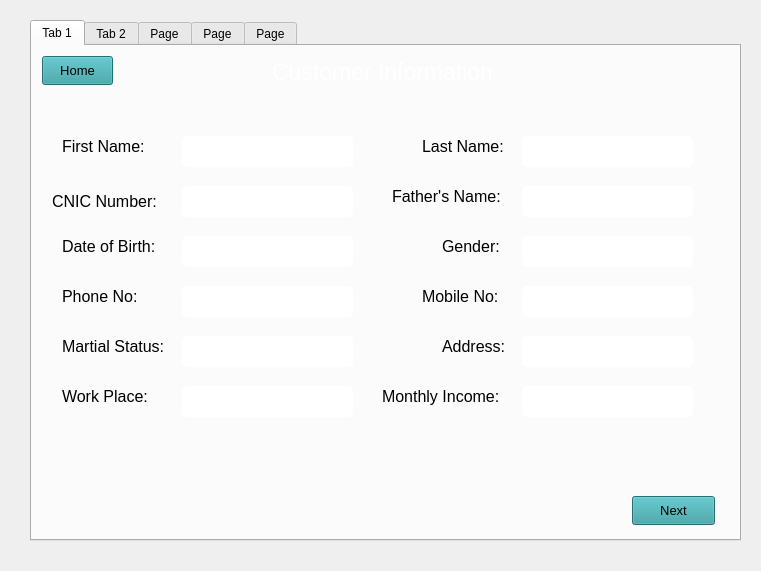
<?xml version="1.0" encoding="UTF-8"?>
<ui version="4.0">
 <class>Form</class>
 <widget class="QWidget" name="Form">
  <property name="geometry">
   <rect>
    <x>0</x>
    <y>0</y>
    <width>761</width>
    <height>571</height>
   </rect>
  </property>
  <property name="windowTitle">
   <string>Form</string>
  </property>
  <widget class="QTabWidget" name="tabWidget">
   <property name="enabled">
    <bool>true</bool>
   </property>
   <property name="geometry">
    <rect>
     <x>30</x>
     <y>20</y>
     <width>711</width>
     <height>521</height>
    </rect>
   </property>
   <property name="styleSheet">
    <string notr="true">*{
	 font-family: &quot;Segoe UI&quot;;

}
QLabel{
color: white

}</string>
   </property>
   <property name="currentIndex">
    <number>0</number>
   </property>
   <widget class="QWidget" name="tab">
    <property name="styleSheet">
     <string notr="true">QLineEdit{
background: rgb(197, 197, 197);
border-radius:5px;
font: 11pt &quot;Segoe UI&quot;;
}
QLabel {
color: black;

}</string>
    </property>
    <attribute name="title">
     <string>Tab 1</string>
    </attribute>
    <widget class="QLabel" name="c_first_name">
     <property name="geometry">
      <rect>
       <x>30</x>
       <y>90</y>
       <width>91</width>
       <height>21</height>
      </rect>
     </property>
     <property name="styleSheet">
      <string notr="true">
font: 700 9pt &quot;Segoe UI&quot;;
font-size: 16px;
</string>
     </property>
     <property name="text">
      <string>First Name:</string>
     </property>
    </widget>
    <widget class="QLineEdit" name="lineEdit">
     <property name="geometry">
      <rect>
       <x>150</x>
       <y>90</y>
       <width>171</width>
       <height>31</height>
      </rect>
     </property>
     <property name="styleSheet">
      <string notr="true">background-color: rgb(255, 255, 255);

font: 11pt &quot;Segoe UI&quot;;
color: black</string>
     </property>
    </widget>
    <widget class="QLineEdit" name="lineEdit_2">
     <property name="geometry">
      <rect>
       <x>490</x>
       <y>90</y>
       <width>171</width>
       <height>31</height>
      </rect>
     </property>
     <property name="styleSheet">
      <string notr="true">background-color: rgb(255, 255, 255);

font: 11pt &quot;Segoe UI&quot;;
color: black</string>
     </property>
    </widget>
    <widget class="QLabel" name="c_last_name">
     <property name="geometry">
      <rect>
       <x>390</x>
       <y>90</y>
       <width>101</width>
       <height>21</height>
      </rect>
     </property>
     <property name="styleSheet">
      <string notr="true">
font: 700 9pt &quot;Segoe UI&quot;;
font-size: 16px;
</string>
     </property>
     <property name="text">
      <string>Last Name:</string>
     </property>
    </widget>
    <widget class="QLineEdit" name="lineEdit_3">
     <property name="geometry">
      <rect>
       <x>150</x>
       <y>140</y>
       <width>171</width>
       <height>31</height>
      </rect>
     </property>
     <property name="styleSheet">
      <string notr="true">background-color: rgb(255, 255, 255);

font: 11pt &quot;Segoe UI&quot;;
color: black</string>
     </property>
    </widget>
    <widget class="QLabel" name="c_cnic">
     <property name="geometry">
      <rect>
       <x>20</x>
       <y>140</y>
       <width>121</width>
       <height>31</height>
      </rect>
     </property>
     <property name="styleSheet">
      <string notr="true">
font: 700 9pt &quot;Segoe UI&quot;;
font-size: 16px;</string>
     </property>
     <property name="text">
      <string>CNIC Number:</string>
     </property>
    </widget>
    <widget class="QLineEdit" name="lineEdit_4">
     <property name="geometry">
      <rect>
       <x>490</x>
       <y>140</y>
       <width>171</width>
       <height>31</height>
      </rect>
     </property>
     <property name="styleSheet">
      <string notr="true">background-color: rgb(255, 255, 255);

font: 11pt &quot;Segoe UI&quot;;
color: black</string>
     </property>
    </widget>
    <widget class="QLabel" name="c_father_name">
     <property name="geometry">
      <rect>
       <x>360</x>
       <y>140</y>
       <width>121</width>
       <height>21</height>
      </rect>
     </property>
     <property name="styleSheet">
      <string notr="true">
font: 700 9pt &quot;Segoe UI&quot;;
font-size: 16px;
</string>
     </property>
     <property name="text">
      <string>Father's Name:</string>
     </property>
    </widget>
    <widget class="QLineEdit" name="lineEdit_5">
     <property name="geometry">
      <rect>
       <x>150</x>
       <y>190</y>
       <width>171</width>
       <height>31</height>
      </rect>
     </property>
     <property name="styleSheet">
      <string notr="true">background-color: rgb(255, 255, 255);

font: 11pt &quot;Segoe UI&quot;;
color: black</string>
     </property>
    </widget>
    <widget class="QLabel" name="c_dob">
     <property name="geometry">
      <rect>
       <x>30</x>
       <y>190</y>
       <width>101</width>
       <height>21</height>
      </rect>
     </property>
     <property name="styleSheet">
      <string notr="true">
font: 700 9pt &quot;Segoe UI&quot;;
font-size: 16px;
</string>
     </property>
     <property name="text">
      <string>Date of Birth:</string>
     </property>
    </widget>
    <widget class="QLineEdit" name="lineEdit_6">
     <property name="geometry">
      <rect>
       <x>490</x>
       <y>190</y>
       <width>171</width>
       <height>31</height>
      </rect>
     </property>
     <property name="styleSheet">
      <string notr="true">background-color: rgb(255, 255, 255);

font: 11pt &quot;Segoe UI&quot;;
color: black</string>
     </property>
    </widget>
    <widget class="QLabel" name="c_gender">
     <property name="geometry">
      <rect>
       <x>410</x>
       <y>190</y>
       <width>71</width>
       <height>21</height>
      </rect>
     </property>
     <property name="styleSheet">
      <string notr="true">
font: 700 9pt &quot;Segoe UI&quot;;
font-size: 16px;
</string>
     </property>
     <property name="text">
      <string>Gender:</string>
     </property>
    </widget>
    <widget class="QLineEdit" name="lineEdit_7">
     <property name="geometry">
      <rect>
       <x>150</x>
       <y>240</y>
       <width>171</width>
       <height>31</height>
      </rect>
     </property>
     <property name="styleSheet">
      <string notr="true">background-color: rgb(255, 255, 255);

font: 11pt &quot;Segoe UI&quot;;
color: black</string>
     </property>
    </widget>
    <widget class="QLabel" name="c_phone">
     <property name="geometry">
      <rect>
       <x>30</x>
       <y>240</y>
       <width>91</width>
       <height>21</height>
      </rect>
     </property>
     <property name="styleSheet">
      <string notr="true">
font: 700 9pt &quot;Segoe UI&quot;;
font-size: 16px;
</string>
     </property>
     <property name="text">
      <string>Phone No:</string>
     </property>
    </widget>
    <widget class="QLineEdit" name="lineEdit_8">
     <property name="geometry">
      <rect>
       <x>490</x>
       <y>240</y>
       <width>171</width>
       <height>31</height>
      </rect>
     </property>
     <property name="styleSheet">
      <string notr="true">background-color: rgb(255, 255, 255);

font: 11pt &quot;Segoe UI&quot;;
color: black</string>
     </property>
    </widget>
    <widget class="QLabel" name="c_mobile">
     <property name="geometry">
      <rect>
       <x>390</x>
       <y>240</y>
       <width>91</width>
       <height>21</height>
      </rect>
     </property>
     <property name="styleSheet">
      <string notr="true">
font: 700 9pt &quot;Segoe UI&quot;;
font-size: 16px;
</string>
     </property>
     <property name="text">
      <string>Mobile No:</string>
     </property>
    </widget>
    <widget class="QLineEdit" name="lineEdit_9">
     <property name="geometry">
      <rect>
       <x>150</x>
       <y>290</y>
       <width>171</width>
       <height>31</height>
      </rect>
     </property>
     <property name="styleSheet">
      <string notr="true">background-color: rgb(255, 255, 255);

font: 11pt &quot;Segoe UI&quot;;
color: black</string>
     </property>
    </widget>
    <widget class="QLabel" name="label_11">
     <property name="geometry">
      <rect>
       <x>30</x>
       <y>290</y>
       <width>111</width>
       <height>21</height>
      </rect>
     </property>
     <property name="styleSheet">
      <string notr="true">
font: 700 9pt &quot;Segoe UI&quot;;
font-size: 16px;
</string>
     </property>
     <property name="text">
      <string>Martial Status:</string>
     </property>
    </widget>
    <widget class="QLineEdit" name="lineEdit_10">
     <property name="geometry">
      <rect>
       <x>490</x>
       <y>290</y>
       <width>171</width>
       <height>31</height>
      </rect>
     </property>
     <property name="styleSheet">
      <string notr="true">background-color: rgb(255, 255, 255);

font: 11pt &quot;Segoe UI&quot;;
color: black</string>
     </property>
    </widget>
    <widget class="QLabel" name="label_12">
     <property name="geometry">
      <rect>
       <x>410</x>
       <y>290</y>
       <width>81</width>
       <height>21</height>
      </rect>
     </property>
     <property name="styleSheet">
      <string notr="true">
font: 700 9pt &quot;Segoe UI&quot;;
font-size: 16px;
</string>
     </property>
     <property name="text">
      <string>Address:</string>
     </property>
    </widget>
    <widget class="QLineEdit" name="lineEdit_12">
     <property name="geometry">
      <rect>
       <x>490</x>
       <y>340</y>
       <width>171</width>
       <height>31</height>
      </rect>
     </property>
     <property name="styleSheet">
      <string notr="true">background-color: rgb(255, 255, 255);

font: 11pt &quot;Segoe UI&quot;;
color: black</string>
     </property>
    </widget>
    <widget class="QLabel" name="label_14">
     <property name="geometry">
      <rect>
       <x>350</x>
       <y>340</y>
       <width>141</width>
       <height>21</height>
      </rect>
     </property>
     <property name="styleSheet">
      <string notr="true">
font: 700 9pt &quot;Segoe UI&quot;;
font-size: 16px;
</string>
     </property>
     <property name="text">
      <string>Monthly Income:</string>
     </property>
    </widget>
    <widget class="QLabel" name="label_13">
     <property name="geometry">
      <rect>
       <x>30</x>
       <y>340</y>
       <width>101</width>
       <height>21</height>
      </rect>
     </property>
     <property name="styleSheet">
      <string notr="true">
font: 700 9pt &quot;Segoe UI&quot;;
font-size: 16px;
</string>
     </property>
     <property name="text">
      <string>Work Place:</string>
     </property>
    </widget>
    <widget class="QLineEdit" name="lineEdit_11">
     <property name="geometry">
      <rect>
       <x>150</x>
       <y>340</y>
       <width>171</width>
       <height>31</height>
      </rect>
     </property>
     <property name="styleSheet">
      <string notr="true">background-color: rgb(255, 255, 255);

font: 11pt &quot;Segoe UI&quot;;
color: black</string>
     </property>
    </widget>
    <widget class="QLabel" name="label_3">
     <property name="geometry">
      <rect>
       <x>240</x>
       <y>10</y>
       <width>261</width>
       <height>31</height>
      </rect>
     </property>
     <property name="styleSheet">
      <string notr="true">font: 700 9pt &quot;Segoe UI&quot;;
font-size: 23px;
color: white</string>
     </property>
     <property name="text">
      <string>Customer Information</string>
     </property>
    </widget>
    <widget class="QPushButton" name="Next1">
     <property name="geometry">
      <rect>
       <x>600</x>
       <y>450</y>
       <width>83</width>
       <height>29</height>
      </rect>
     </property>
     <property name="styleSheet">
      <string notr="true">background-color: rgb(52, 156, 161);
font: 700 9pt &quot;Segoe UI&quot;;
font-size: 13px;
color: black;
</string>
     </property>
     <property name="text">
      <string>Next</string>
     </property>
    </widget>
    <widget class="QPushButton" name="Home1">
     <property name="geometry">
      <rect>
       <x>10</x>
       <y>10</y>
       <width>71</width>
       <height>29</height>
      </rect>
     </property>
     <property name="styleSheet">
      <string notr="true">background-color: rgb(52, 156, 161);
font: 700 9pt &quot;Segoe UI&quot;;
font-size: 13px;
color: black;</string>
     </property>
     <property name="text">
      <string>Home</string>
     </property>
    </widget>
    <widget class="QLabel" name="label_36">
     <property name="geometry">
      <rect>
       <x>-10</x>
       <y>0</y>
       <width>721</width>
       <height>501</height>
      </rect>
     </property>
     <property name="styleSheet">
      <string notr="true">QLabel{
color: white

}</string>
     </property>
     <property name="text">
      <string/>
     </property>
     <property name="pixmap">
      <pixmap>../assets/background-2.jpg</pixmap>
     </property>
     <property name="scaledContents">
      <bool>true</bool>
     </property>
    </widget>
    <zorder>label_36</zorder>
    <zorder>c_first_name</zorder>
    <zorder>lineEdit</zorder>
    <zorder>lineEdit_2</zorder>
    <zorder>c_last_name</zorder>
    <zorder>lineEdit_3</zorder>
    <zorder>c_cnic</zorder>
    <zorder>lineEdit_4</zorder>
    <zorder>c_father_name</zorder>
    <zorder>lineEdit_5</zorder>
    <zorder>c_dob</zorder>
    <zorder>lineEdit_6</zorder>
    <zorder>c_gender</zorder>
    <zorder>lineEdit_7</zorder>
    <zorder>c_phone</zorder>
    <zorder>lineEdit_8</zorder>
    <zorder>c_mobile</zorder>
    <zorder>lineEdit_9</zorder>
    <zorder>label_11</zorder>
    <zorder>lineEdit_10</zorder>
    <zorder>label_12</zorder>
    <zorder>lineEdit_12</zorder>
    <zorder>label_14</zorder>
    <zorder>label_13</zorder>
    <zorder>lineEdit_11</zorder>
    <zorder>label_3</zorder>
    <zorder>Next1</zorder>
    <zorder>Home1</zorder>
   </widget>
   <widget class="QWidget" name="tab_2">
    <property name="styleSheet">
     <string notr="true">QLineEdit{
background: rgb(197, 197, 197);
border-radius:5px;
font: 11pt &quot;Segoe UI&quot;;
}
QLabel {
color: black;

}</string>
    </property>
    <attribute name="title">
     <string>Tab 2</string>
    </attribute>
    <widget class="QLabel" name="label_17">
     <property name="geometry">
      <rect>
       <x>260</x>
       <y>20</y>
       <width>271</width>
       <height>31</height>
      </rect>
     </property>
     <property name="styleSheet">
      <string notr="true">color: white;
font: 700 9pt &quot;Segoe UI&quot;;
font-size: 23px</string>
     </property>
     <property name="text">
      <string>Gaurantor Information</string>
     </property>
    </widget>
    <widget class="QLineEdit" name="lineEdit_16">
     <property name="geometry">
      <rect>
       <x>470</x>
       <y>110</y>
       <width>171</width>
       <height>31</height>
      </rect>
     </property>
     <property name="styleSheet">
      <string notr="true">background-color: rgb(255, 255, 255);

font: 11pt &quot;Segoe UI&quot;;
color: black
</string>
     </property>
    </widget>
    <widget class="QLabel" name="label_19">
     <property name="geometry">
      <rect>
       <x>370</x>
       <y>110</y>
       <width>101</width>
       <height>21</height>
      </rect>
     </property>
     <property name="styleSheet">
      <string notr="true">
font: 700 9pt &quot;Segoe UI&quot;;
font-size: 16px;
</string>
     </property>
     <property name="text">
      <string>Last Name:</string>
     </property>
    </widget>
    <widget class="QLineEdit" name="lineEdit_17">
     <property name="geometry">
      <rect>
       <x>160</x>
       <y>170</y>
       <width>171</width>
       <height>31</height>
      </rect>
     </property>
     <property name="styleSheet">
      <string notr="true">background-color: rgb(255, 255, 255);

font: 11pt &quot;Segoe UI&quot;;
color: black</string>
     </property>
    </widget>
    <widget class="QLabel" name="label_20">
     <property name="geometry">
      <rect>
       <x>100</x>
       <y>180</y>
       <width>51</width>
       <height>21</height>
      </rect>
     </property>
     <property name="styleSheet">
      <string notr="true">
font: 700 9pt &quot;Segoe UI&quot;;
font-size: 16px;
</string>
     </property>
     <property name="text">
      <string>CNIC:</string>
     </property>
    </widget>
    <widget class="QLineEdit" name="lineEdit_18">
     <property name="geometry">
      <rect>
       <x>470</x>
       <y>170</y>
       <width>171</width>
       <height>31</height>
      </rect>
     </property>
     <property name="styleSheet">
      <string notr="true">background-color: rgb(255, 255, 255);

font: 11pt &quot;Segoe UI&quot;;
color: black</string>
     </property>
    </widget>
    <widget class="QLabel" name="label_21">
     <property name="geometry">
      <rect>
       <x>370</x>
       <y>170</y>
       <width>81</width>
       <height>21</height>
      </rect>
     </property>
     <property name="styleSheet">
      <string notr="true">
font: 700 9pt &quot;Segoe UI&quot;;
font-size: 16px;
</string>
     </property>
     <property name="text">
      <string>Address:</string>
     </property>
    </widget>
    <widget class="QLineEdit" name="lineEdit_19">
     <property name="geometry">
      <rect>
       <x>160</x>
       <y>230</y>
       <width>171</width>
       <height>31</height>
      </rect>
     </property>
     <property name="styleSheet">
      <string notr="true">background-color: rgb(255, 255, 255);

font: 11pt &quot;Segoe UI&quot;;
color: black</string>
     </property>
    </widget>
    <widget class="QLabel" name="label_22">
     <property name="geometry">
      <rect>
       <x>100</x>
       <y>230</y>
       <width>61</width>
       <height>21</height>
      </rect>
     </property>
     <property name="styleSheet">
      <string notr="true">
font: 700 9pt &quot;Segoe UI&quot;;
font-size: 16px;
</string>
     </property>
     <property name="text">
      <string>Phone:</string>
     </property>
    </widget>
    <widget class="QLineEdit" name="lineEdit_20">
     <property name="geometry">
      <rect>
       <x>470</x>
       <y>230</y>
       <width>171</width>
       <height>31</height>
      </rect>
     </property>
     <property name="styleSheet">
      <string notr="true">background-color: rgb(255, 255, 255);

font: 11pt &quot;Segoe UI&quot;;
color: black
</string>
     </property>
    </widget>
    <widget class="QLabel" name="label_23">
     <property name="geometry">
      <rect>
       <x>370</x>
       <y>240</y>
       <width>61</width>
       <height>21</height>
      </rect>
     </property>
     <property name="styleSheet">
      <string notr="true">
font: 700 9pt &quot;Segoe UI&quot;;
font-size: 16px;
</string>
     </property>
     <property name="text">
      <string>Mobile:</string>
     </property>
    </widget>
    <widget class="QLineEdit" name="lineEdit_21">
     <property name="geometry">
      <rect>
       <x>160</x>
       <y>290</y>
       <width>171</width>
       <height>31</height>
      </rect>
     </property>
     <property name="styleSheet">
      <string notr="true">background-color: rgb(255, 255, 255);

font: 11pt &quot;Segoe UI&quot;;
color: black</string>
     </property>
    </widget>
    <widget class="QLabel" name="label_24">
     <property name="geometry">
      <rect>
       <x>80</x>
       <y>290</y>
       <width>81</width>
       <height>21</height>
      </rect>
     </property>
     <property name="styleSheet">
      <string notr="true">
font: 700 9pt &quot;Segoe UI&quot;;
font-size: 16px;
</string>
     </property>
     <property name="text">
      <string>Relation:</string>
     </property>
    </widget>
    <widget class="QLineEdit" name="lineEdit_22">
     <property name="geometry">
      <rect>
       <x>470</x>
       <y>290</y>
       <width>171</width>
       <height>31</height>
      </rect>
     </property>
     <property name="styleSheet">
      <string notr="true">background-color: rgb(255, 255, 255);

font: 11pt &quot;Segoe UI&quot;;
color: black</string>
     </property>
    </widget>
    <widget class="QLabel" name="label_25">
     <property name="geometry">
      <rect>
       <x>370</x>
       <y>290</y>
       <width>91</width>
       <height>31</height>
      </rect>
     </property>
     <property name="styleSheet">
      <string notr="true">
font: 700 9pt &quot;Segoe UI&quot;;
font-size: 16px;
</string>
     </property>
     <property name="text">
      <string>Work Place:</string>
     </property>
    </widget>
    <widget class="QLineEdit" name="lineEdit_23">
     <property name="geometry">
      <rect>
       <x>160</x>
       <y>110</y>
       <width>171</width>
       <height>31</height>
      </rect>
     </property>
     <property name="styleSheet">
      <string notr="true">background-color: rgb(255, 255, 255);

font: 11pt &quot;Segoe UI&quot;;
color: black</string>
     </property>
     <property name="text">
      <string/>
     </property>
    </widget>
    <widget class="QLabel" name="label_26">
     <property name="geometry">
      <rect>
       <x>60</x>
       <y>110</y>
       <width>91</width>
       <height>21</height>
      </rect>
     </property>
     <property name="styleSheet">
      <string notr="true">
font: 700 9pt &quot;Segoe UI&quot;;
font-size: 16px;
</string>
     </property>
     <property name="text">
      <string>First Name:</string>
     </property>
    </widget>
    <widget class="QPushButton" name="Next2">
     <property name="geometry">
      <rect>
       <x>610</x>
       <y>450</y>
       <width>83</width>
       <height>29</height>
      </rect>
     </property>
     <property name="styleSheet">
      <string notr="true">background-color: rgb(52, 156, 161);
font: 700 9pt &quot;Segoe UI&quot;;
font-size: 13px;
color: black;</string>
     </property>
     <property name="text">
      <string>Next</string>
     </property>
    </widget>
    <widget class="QPushButton" name="Prev1">
     <property name="geometry">
      <rect>
       <x>10</x>
       <y>450</y>
       <width>83</width>
       <height>29</height>
      </rect>
     </property>
     <property name="styleSheet">
      <string notr="true">background-color: rgb(52, 156, 161);
font: 700 9pt &quot;Segoe UI&quot;;
font-size: 13px;
color: black;</string>
     </property>
     <property name="text">
      <string>Prev</string>
     </property>
    </widget>
    <widget class="QPushButton" name="Home2">
     <property name="geometry">
      <rect>
       <x>10</x>
       <y>10</y>
       <width>71</width>
       <height>29</height>
      </rect>
     </property>
     <property name="styleSheet">
      <string notr="true">background-color: rgb(52, 156, 161);
font: 700 9pt &quot;Segoe UI&quot;;
font-size: 13px;
color: black;</string>
     </property>
     <property name="text">
      <string>Home</string>
     </property>
    </widget>
    <widget class="QLabel" name="label_37">
     <property name="geometry">
      <rect>
       <x>0</x>
       <y>-10</y>
       <width>711</width>
       <height>501</height>
      </rect>
     </property>
     <property name="styleSheet">
      <string notr="true">background-color: rgb(255, 255, 255);
</string>
     </property>
     <property name="text">
      <string/>
     </property>
     <property name="pixmap">
      <pixmap>../assets/background-2.jpg</pixmap>
     </property>
     <property name="scaledContents">
      <bool>true</bool>
     </property>
    </widget>
    <zorder>label_37</zorder>
    <zorder>label_17</zorder>
    <zorder>lineEdit_16</zorder>
    <zorder>label_19</zorder>
    <zorder>lineEdit_17</zorder>
    <zorder>label_20</zorder>
    <zorder>lineEdit_18</zorder>
    <zorder>label_21</zorder>
    <zorder>lineEdit_19</zorder>
    <zorder>label_22</zorder>
    <zorder>lineEdit_20</zorder>
    <zorder>label_23</zorder>
    <zorder>lineEdit_21</zorder>
    <zorder>label_24</zorder>
    <zorder>lineEdit_22</zorder>
    <zorder>label_25</zorder>
    <zorder>lineEdit_23</zorder>
    <zorder>label_26</zorder>
    <zorder>Next2</zorder>
    <zorder>Prev1</zorder>
    <zorder>Home2</zorder>
   </widget>
   <widget class="QWidget" name="tab_3">
    <property name="styleSheet">
     <string notr="true">QLineEdit{
background: rgb(197, 197, 197);
border-radius:5px;
font: 11pt &quot;Segoe UI&quot;;
}
</string>
    </property>
    <attribute name="title">
     <string>Page</string>
    </attribute>
    <widget class="QLabel" name="label_18">
     <property name="geometry">
      <rect>
       <x>260</x>
       <y>20</y>
       <width>231</width>
       <height>31</height>
      </rect>
     </property>
     <property name="styleSheet">
      <string notr="true">
font: 700 9pt &quot;Segoe UI&quot;;
font-size: 23px</string>
     </property>
     <property name="text">
      <string>Product Information</string>
     </property>
    </widget>
    <widget class="QLineEdit" name="lineEdit_25">
     <property name="geometry">
      <rect>
       <x>200</x>
       <y>140</y>
       <width>161</width>
       <height>31</height>
      </rect>
     </property>
     <property name="styleSheet">
      <string notr="true">background-color: rgb(255, 255, 255);

font: 11pt &quot;Segoe UI&quot;;
color: black</string>
     </property>
     <property name="text">
      <string/>
     </property>
    </widget>
    <widget class="QLabel" name="label_28">
     <property name="geometry">
      <rect>
       <x>40</x>
       <y>140</y>
       <width>121</width>
       <height>21</height>
      </rect>
     </property>
     <property name="styleSheet">
      <string notr="true">
font: 700 9pt &quot;Segoe UI&quot;;
font-size: 16px;
color: black;</string>
     </property>
     <property name="text">
      <string>Product Name:</string>
     </property>
    </widget>
    <widget class="QLineEdit" name="lineEdit_27">
     <property name="geometry">
      <rect>
       <x>500</x>
       <y>140</y>
       <width>161</width>
       <height>31</height>
      </rect>
     </property>
     <property name="styleSheet">
      <string notr="true">background-color: rgb(255, 255, 255);

font: 11pt &quot;Segoe UI&quot;;
color: black</string>
     </property>
     <property name="text">
      <string/>
     </property>
    </widget>
    <widget class="QLabel" name="label_30">
     <property name="geometry">
      <rect>
       <x>380</x>
       <y>140</y>
       <width>111</width>
       <height>21</height>
      </rect>
     </property>
     <property name="styleSheet">
      <string notr="true">
font: 700 9pt &quot;Segoe UI&quot;;
font-size: 16px;
color: black;</string>
     </property>
     <property name="text">
      <string> Net Amount:</string>
     </property>
    </widget>
    <widget class="QLineEdit" name="lineEdit_28">
     <property name="geometry">
      <rect>
       <x>500</x>
       <y>190</y>
       <width>161</width>
       <height>31</height>
      </rect>
     </property>
     <property name="styleSheet">
      <string notr="true">background-color: rgb(255, 255, 255);

font: 11pt &quot;Segoe UI&quot;;
color: black</string>
     </property>
    </widget>
    <widget class="QLabel" name="label_31">
     <property name="geometry">
      <rect>
       <x>410</x>
       <y>190</y>
       <width>81</width>
       <height>21</height>
      </rect>
     </property>
     <property name="styleSheet">
      <string notr="true">
font: 700 9pt &quot;Segoe UI&quot;;
font-size: 16px;
color: black;</string>
     </property>
     <property name="text">
      <string>Advance:</string>
     </property>
    </widget>
    <widget class="QLabel" name="label_34">
     <property name="geometry">
      <rect>
       <x>40</x>
       <y>190</y>
       <width>131</width>
       <height>21</height>
      </rect>
     </property>
     <property name="styleSheet">
      <string notr="true">
font: 700 9pt &quot;Segoe UI&quot;;
font-size: 16px;
color: black;</string>
     </property>
     <property name="text">
      <string>Purchased Date:</string>
     </property>
    </widget>
    <widget class="QLineEdit" name="lineEdit_31">
     <property name="geometry">
      <rect>
       <x>200</x>
       <y>190</y>
       <width>161</width>
       <height>31</height>
      </rect>
     </property>
     <property name="styleSheet">
      <string notr="true">background-color: rgb(255, 255, 255);

font: 11pt &quot;Segoe UI&quot;;
color: black</string>
     </property>
    </widget>
    <widget class="QLabel" name="label_33">
     <property name="geometry">
      <rect>
       <x>40</x>
       <y>240</y>
       <width>161</width>
       <height>21</height>
      </rect>
     </property>
     <property name="styleSheet">
      <string notr="true">
font: 700 9pt &quot;Segoe UI&quot;;
font-size: 16px;
color: black;</string>
     </property>
     <property name="text">
      <string>Number Of Months:</string>
     </property>
    </widget>
    <widget class="QPushButton" name="Prev2">
     <property name="geometry">
      <rect>
       <x>10</x>
       <y>450</y>
       <width>83</width>
       <height>29</height>
      </rect>
     </property>
     <property name="styleSheet">
      <string notr="true">background-color: rgb(52, 156, 161);
font: 700 9pt &quot;Segoe UI&quot;;
font-size: 13px;
color: black;</string>
     </property>
     <property name="text">
      <string>Prev</string>
     </property>
    </widget>
    <widget class="QPushButton" name="Next3">
     <property name="geometry">
      <rect>
       <x>610</x>
       <y>450</y>
       <width>83</width>
       <height>29</height>
      </rect>
     </property>
     <property name="styleSheet">
      <string notr="true">background-color: rgb(52, 156, 161);
font: 700 9pt &quot;Segoe UI&quot;;
font-size: 13px;
color: black;</string>
     </property>
     <property name="text">
      <string>Next</string>
     </property>
    </widget>
    <widget class="QPushButton" name="Home3">
     <property name="geometry">
      <rect>
       <x>10</x>
       <y>10</y>
       <width>71</width>
       <height>29</height>
      </rect>
     </property>
     <property name="styleSheet">
      <string notr="true">background-color: rgb(52, 156, 161);
font: 700 9pt &quot;Segoe UI&quot;;
font-size: 13px;
color: black;</string>
     </property>
     <property name="text">
      <string>Home</string>
     </property>
    </widget>
    <widget class="QComboBox" name="comboBox">
     <property name="geometry">
      <rect>
       <x>200</x>
       <y>240</y>
       <width>51</width>
       <height>21</height>
      </rect>
     </property>
     <property name="styleSheet">
      <string notr="true">font: 700 10pt &quot;Segoe UI&quot;;
color: black;
background-color: rgb(255, 255, 255);</string>
     </property>
     <item>
      <property name="text">
       <string>3</string>
      </property>
     </item>
     <item>
      <property name="text">
       <string>6</string>
      </property>
     </item>
     <item>
      <property name="text">
       <string>9</string>
      </property>
     </item>
     <item>
      <property name="text">
       <string>12</string>
      </property>
     </item>
    </widget>
    <widget class="QLabel" name="label_38">
     <property name="geometry">
      <rect>
       <x>0</x>
       <y>0</y>
       <width>711</width>
       <height>501</height>
      </rect>
     </property>
     <property name="text">
      <string/>
     </property>
     <property name="pixmap">
      <pixmap>../assets/background-2.jpg</pixmap>
     </property>
     <property name="scaledContents">
      <bool>true</bool>
     </property>
    </widget>
    <zorder>label_38</zorder>
    <zorder>label_18</zorder>
    <zorder>lineEdit_25</zorder>
    <zorder>label_28</zorder>
    <zorder>lineEdit_27</zorder>
    <zorder>label_30</zorder>
    <zorder>lineEdit_28</zorder>
    <zorder>label_31</zorder>
    <zorder>label_34</zorder>
    <zorder>lineEdit_31</zorder>
    <zorder>label_33</zorder>
    <zorder>Prev2</zorder>
    <zorder>Next3</zorder>
    <zorder>Home3</zorder>
    <zorder>comboBox</zorder>
   </widget>
   <widget class="QWidget" name="tab_4">
    <property name="styleSheet">
     <string notr="true">QLineEdit{
background: rgb(197, 197, 197);
border-radius:5px;
font: 11pt &quot;Segoe UI&quot;;
}</string>
    </property>
    <attribute name="title">
     <string>Page</string>
    </attribute>
    <widget class="QLabel" name="label">
     <property name="geometry">
      <rect>
       <x>250</x>
       <y>20</y>
       <width>241</width>
       <height>41</height>
      </rect>
     </property>
     <property name="font">
      <font>
       <family>Segoe UI</family>
       <pointsize>-1</pointsize>
       <italic>false</italic>
       <bold>true</bold>
      </font>
     </property>
     <property name="styleSheet">
      <string notr="true">
font: 700 9pt &quot;Segoe UI&quot;;
font-size: 23px</string>
     </property>
     <property name="text">
      <string>Account Information</string>
     </property>
    </widget>
    <widget class="QLabel" name="label_2">
     <property name="geometry">
      <rect>
       <x>220</x>
       <y>130</y>
       <width>101</width>
       <height>31</height>
      </rect>
     </property>
     <property name="font">
      <font>
       <family>Segoe UI</family>
       <pointsize>-1</pointsize>
       <italic>false</italic>
       <bold>true</bold>
      </font>
     </property>
     <property name="styleSheet">
      <string notr="true">
font: 700 9pt &quot;Segoe UI&quot;;
font-size: 16px;
color: black;</string>
     </property>
     <property name="text">
      <string>Collector ID:</string>
     </property>
    </widget>
    <widget class="QLineEdit" name="lineEdit_15">
     <property name="geometry">
      <rect>
       <x>350</x>
       <y>130</y>
       <width>161</width>
       <height>28</height>
      </rect>
     </property>
     <property name="styleSheet">
      <string notr="true">background-color: rgb(255, 255, 255);

font: 11pt &quot;Segoe UI&quot;;
color: black</string>
     </property>
    </widget>
    <widget class="QLabel" name="label_5">
     <property name="geometry">
      <rect>
       <x>180</x>
       <y>190</y>
       <width>161</width>
       <height>31</height>
      </rect>
     </property>
     <property name="font">
      <font>
       <family>Segoe UI</family>
       <pointsize>-1</pointsize>
       <italic>false</italic>
       <bold>true</bold>
      </font>
     </property>
     <property name="styleSheet">
      <string notr="true">
font: 700 9pt &quot;Segoe UI&quot;;
font-size: 16px;
color: black;</string>
     </property>
     <property name="text">
      <string>Expected End Date:</string>
     </property>
    </widget>
    <widget class="QLineEdit" name="lineEdit_33">
     <property name="geometry">
      <rect>
       <x>350</x>
       <y>190</y>
       <width>161</width>
       <height>28</height>
      </rect>
     </property>
     <property name="styleSheet">
      <string notr="true">background-color: rgb(255, 255, 255);

font: 11pt &quot;Segoe UI&quot;;
color: black</string>
     </property>
    </widget>
    <widget class="QPushButton" name="saveButton">
     <property name="geometry">
      <rect>
       <x>610</x>
       <y>440</y>
       <width>83</width>
       <height>29</height>
      </rect>
     </property>
     <property name="styleSheet">
      <string notr="true">background-color: rgb(52, 156, 161);
font: 700 9pt &quot;Segoe UI&quot;;
font-size: 13px;
color: black;</string>
     </property>
     <property name="text">
      <string>Save</string>
     </property>
    </widget>
    <widget class="QPushButton" name="Home4">
     <property name="geometry">
      <rect>
       <x>10</x>
       <y>10</y>
       <width>71</width>
       <height>29</height>
      </rect>
     </property>
     <property name="styleSheet">
      <string notr="true">background-color: rgb(52, 156, 161);
font: 700 9pt &quot;Segoe UI&quot;;
font-size: 13px;
color: black;</string>
     </property>
     <property name="text">
      <string>Home</string>
     </property>
    </widget>
    <widget class="QPushButton" name="Prev3">
     <property name="geometry">
      <rect>
       <x>20</x>
       <y>440</y>
       <width>83</width>
       <height>29</height>
      </rect>
     </property>
     <property name="styleSheet">
      <string notr="true">background-color: rgb(52, 156, 161);
font: 700 9pt &quot;Segoe UI&quot;;
font-size: 13px;
color: black;</string>
     </property>
     <property name="text">
      <string>Prev</string>
     </property>
    </widget>
    <widget class="QLabel" name="label_59">
     <property name="geometry">
      <rect>
       <x>180</x>
       <y>250</y>
       <width>161</width>
       <height>31</height>
      </rect>
     </property>
     <property name="font">
      <font>
       <family>Segoe UI</family>
       <pointsize>-1</pointsize>
       <italic>false</italic>
       <bold>true</bold>
      </font>
     </property>
     <property name="styleSheet">
      <string notr="true">
font: 700 9pt &quot;Segoe UI&quot;;
font-size: 16px;
color: black;</string>
     </property>
     <property name="text">
      <string>Installement Date:</string>
     </property>
    </widget>
    <widget class="QLineEdit" name="lineEdit_67">
     <property name="geometry">
      <rect>
       <x>350</x>
       <y>250</y>
       <width>161</width>
       <height>28</height>
      </rect>
     </property>
     <property name="styleSheet">
      <string notr="true">background-color: rgb(255, 255, 255);

font: 11pt &quot;Segoe UI&quot;;
color: black</string>
     </property>
    </widget>
    <widget class="QLabel" name="label_39">
     <property name="geometry">
      <rect>
       <x>0</x>
       <y>0</y>
       <width>711</width>
       <height>501</height>
      </rect>
     </property>
     <property name="text">
      <string/>
     </property>
     <property name="pixmap">
      <pixmap>../assets/background-2.jpg</pixmap>
     </property>
     <property name="scaledContents">
      <bool>true</bool>
     </property>
    </widget>
    <zorder>label_39</zorder>
    <zorder>label</zorder>
    <zorder>label_2</zorder>
    <zorder>lineEdit_15</zorder>
    <zorder>label_5</zorder>
    <zorder>lineEdit_33</zorder>
    <zorder>saveButton</zorder>
    <zorder>Home4</zorder>
    <zorder>Prev3</zorder>
    <zorder>label_59</zorder>
    <zorder>lineEdit_67</zorder>
   </widget>
   <widget class="QWidget" name="tab_5">
    <attribute name="title">
     <string>Page</string>
    </attribute>
    <widget class="QLabel" name="label_4">
     <property name="geometry">
      <rect>
       <x>250</x>
       <y>20</y>
       <width>241</width>
       <height>41</height>
      </rect>
     </property>
     <property name="font">
      <font>
       <family>Segoe UI</family>
       <pointsize>-1</pointsize>
       <italic>false</italic>
       <bold>true</bold>
      </font>
     </property>
     <property name="styleSheet">
      <string notr="true">
font: 700 9pt &quot;Segoe UI&quot;;
font-size: 23px</string>
     </property>
     <property name="text">
      <string>Account Information</string>
     </property>
    </widget>
    <widget class="QLabel" name="label_8">
     <property name="geometry">
      <rect>
       <x>170</x>
       <y>110</y>
       <width>101</width>
       <height>31</height>
      </rect>
     </property>
     <property name="font">
      <font>
       <family>Segoe UI</family>
       <pointsize>-1</pointsize>
       <italic>false</italic>
       <bold>true</bold>
      </font>
     </property>
     <property name="styleSheet">
      <string notr="true">
font: 700 9pt &quot;Segoe UI&quot;;
font-size: 16px;
color: black;</string>
     </property>
     <property name="text">
      <string>Account No :</string>
     </property>
    </widget>
    <widget class="QLabel" name="label_9">
     <property name="geometry">
      <rect>
       <x>170</x>
       <y>260</y>
       <width>221</width>
       <height>31</height>
      </rect>
     </property>
     <property name="font">
      <font>
       <family>Segoe UI</family>
       <pointsize>-1</pointsize>
       <italic>false</italic>
       <bold>true</bold>
      </font>
     </property>
     <property name="styleSheet">
      <string notr="true">
font: 700 9pt &quot;Segoe UI&quot;;
font-size: 16px;
color: black;</string>
     </property>
     <property name="text">
      <string>Monthly Installlement Date :</string>
     </property>
    </widget>
    <widget class="QLabel" name="label_10">
     <property name="geometry">
      <rect>
       <x>170</x>
       <y>160</y>
       <width>141</width>
       <height>31</height>
      </rect>
     </property>
     <property name="font">
      <font>
       <family>Segoe UI</family>
       <pointsize>-1</pointsize>
       <italic>false</italic>
       <bold>true</bold>
      </font>
     </property>
     <property name="styleSheet">
      <string notr="true">
font: 700 9pt &quot;Segoe UI&quot;;
font-size: 16px;
color: black;</string>
     </property>
     <property name="text">
      <string>Customer Name :</string>
     </property>
    </widget>
    <widget class="QLabel" name="label_15">
     <property name="geometry">
      <rect>
       <x>170</x>
       <y>210</y>
       <width>181</width>
       <height>31</height>
      </rect>
     </property>
     <property name="font">
      <font>
       <family>Segoe UI</family>
       <pointsize>-1</pointsize>
       <italic>false</italic>
       <bold>true</bold>
      </font>
     </property>
     <property name="styleSheet">
      <string notr="true">
font: 700 9pt &quot;Segoe UI&quot;;
font-size: 16px;
color: black;</string>
     </property>
     <property name="text">
      <string>Monthly Installement:</string>
     </property>
    </widget>
    <widget class="QLabel" name="label_16">
     <property name="geometry">
      <rect>
       <x>400</x>
       <y>110</y>
       <width>41</width>
       <height>31</height>
      </rect>
     </property>
     <property name="font">
      <font>
       <family>Segoe UI</family>
       <pointsize>11</pointsize>
       <italic>false</italic>
       <bold>true</bold>
      </font>
     </property>
     <property name="styleSheet">
      <string notr="true">font: 700 11pt &quot;Segoe UI&quot;;
color: black;</string>
     </property>
     <property name="text">
      <string>0</string>
     </property>
    </widget>
    <widget class="QLabel" name="label_27">
     <property name="geometry">
      <rect>
       <x>400</x>
       <y>160</y>
       <width>191</width>
       <height>31</height>
      </rect>
     </property>
     <property name="font">
      <font>
       <family>Segoe UI</family>
       <pointsize>11</pointsize>
       <italic>false</italic>
       <bold>true</bold>
      </font>
     </property>
     <property name="styleSheet">
      <string notr="true">font: 700 11pt &quot;Segoe UI&quot;;
color: black;</string>
     </property>
     <property name="text">
      <string>0</string>
     </property>
    </widget>
    <widget class="QLabel" name="label_29">
     <property name="geometry">
      <rect>
       <x>400</x>
       <y>210</y>
       <width>101</width>
       <height>31</height>
      </rect>
     </property>
     <property name="font">
      <font>
       <family>Segoe UI</family>
       <pointsize>11</pointsize>
       <italic>false</italic>
       <bold>true</bold>
      </font>
     </property>
     <property name="styleSheet">
      <string notr="true">font: 700 11pt &quot;Segoe UI&quot;;
color: black;</string>
     </property>
     <property name="text">
      <string>0</string>
     </property>
    </widget>
    <widget class="QLabel" name="label_32">
     <property name="geometry">
      <rect>
       <x>400</x>
       <y>260</y>
       <width>101</width>
       <height>31</height>
      </rect>
     </property>
     <property name="font">
      <font>
       <family>Segoe UI</family>
       <pointsize>11</pointsize>
       <italic>false</italic>
       <bold>true</bold>
      </font>
     </property>
     <property name="styleSheet">
      <string notr="true">font: 700 11pt &quot;Segoe UI&quot;;
color: black;</string>
     </property>
     <property name="text">
      <string>0</string>
     </property>
    </widget>
    <widget class="QPushButton" name="Home5">
     <property name="geometry">
      <rect>
       <x>10</x>
       <y>10</y>
       <width>71</width>
       <height>29</height>
      </rect>
     </property>
     <property name="styleSheet">
      <string notr="true">background-color: rgb(52, 156, 161);
font: 700 9pt &quot;Segoe UI&quot;;
font-size: 13px;
color: black;</string>
     </property>
     <property name="text">
      <string>Home</string>
     </property>
    </widget>
    <widget class="QPushButton" name="Done">
     <property name="geometry">
      <rect>
       <x>600</x>
       <y>440</y>
       <width>83</width>
       <height>29</height>
      </rect>
     </property>
     <property name="styleSheet">
      <string notr="true">background-color: rgb(52, 156, 161);
font: 700 9pt &quot;Segoe UI&quot;;
font-size: 13px;
color: black;</string>
     </property>
     <property name="text">
      <string>Done</string>
     </property>
    </widget>
    <widget class="QLabel" name="label_40">
     <property name="geometry">
      <rect>
       <x>0</x>
       <y>0</y>
       <width>711</width>
       <height>501</height>
      </rect>
     </property>
     <property name="text">
      <string/>
     </property>
     <property name="pixmap">
      <pixmap>../assets/background-2.jpg</pixmap>
     </property>
     <property name="scaledContents">
      <bool>true</bool>
     </property>
    </widget>
    <zorder>label_40</zorder>
    <zorder>label_4</zorder>
    <zorder>label_8</zorder>
    <zorder>label_9</zorder>
    <zorder>label_10</zorder>
    <zorder>label_15</zorder>
    <zorder>label_16</zorder>
    <zorder>label_27</zorder>
    <zorder>label_29</zorder>
    <zorder>label_32</zorder>
    <zorder>Home5</zorder>
    <zorder>Done</zorder>
   </widget>
  </widget>
  <widget class="QLabel" name="label_6">
   <property name="geometry">
    <rect>
     <x>830</x>
     <y>700</y>
     <width>101</width>
     <height>31</height>
    </rect>
   </property>
   <property name="font">
    <font>
     <family>Segoe UI</family>
     <pointsize>11</pointsize>
    </font>
   </property>
   <property name="text">
    <string>Collector ID</string>
   </property>
  </widget>
  <widget class="QLabel" name="label_7">
   <property name="geometry">
    <rect>
     <x>810</x>
     <y>700</y>
     <width>101</width>
     <height>31</height>
    </rect>
   </property>
   <property name="font">
    <font>
     <family>Segoe UI</family>
     <pointsize>11</pointsize>
    </font>
   </property>
   <property name="text">
    <string>Collector ID</string>
   </property>
  </widget>
  <widget class="QLabel" name="label_35">
   <property name="geometry">
    <rect>
     <x>0</x>
     <y>0</y>
     <width>761</width>
     <height>571</height>
    </rect>
   </property>
   <property name="text">
    <string/>
   </property>
   <property name="pixmap">
    <pixmap>../assets/background-1.jpg</pixmap>
   </property>
   <property name="scaledContents">
    <bool>true</bool>
   </property>
  </widget>
  <zorder>label_35</zorder>
  <zorder>tabWidget</zorder>
  <zorder>label_6</zorder>
  <zorder>label_7</zorder>
 </widget>
 <resources/>
 <connections/>
</ui>
